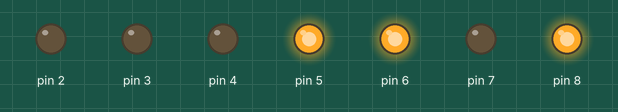
Simulated run of this program. Board: Arduino Uno, built with avr-gcc and run on an emulated ATmega328P. Shown: output pins drawn as LEDs (lit = HIGH).

Above: at 0.1 s.
Timing chart, 0 to 1.6 s (numbered marks = the images above):
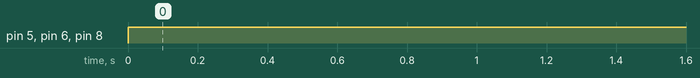

Measured:
- by itself, pin 5, pin 6, pin 8: LOW → HIGH at 0.00 s

The program:

main.cpp
```cpp
#include <Arduino.h>
int A=0,B=1,C=1,D=1;

int a,b,c,d,e,f,g;

//Code, released under GNU GPL. Free to use for anything.
void disp_7447(int a, int b, int c, int d, int e, int f,int g){

digitalWrite(2, a);

digitalWrite(3, b);

digitalWrite(4, c);

digitalWrite(5, d);
digitalWrite(6, e);

digitalWrite(7, f);
digitalWrite(8, g);

} // the setup function runs once when you press reset or power the board

void setup() {

pinMode(2, OUTPUT);

pinMode(3, OUTPUT);

pinMode(4, OUTPUT);

pinMode(5, OUTPUT);

pinMode(6, OUTPUT);

pinMode(7, OUTPUT);

pinMode(8, OUTPUT);

}

// the loop function runs over and over again forever

void loop() {

a=(!A&&!B&&!C&&D) || (!A&&B&&!C&&!D) || (!A&&B&&C&&!D);
b=(!A&&B&&!C&&!D) || (!A&&B&&!C&&D) || (!A&&B&&C&&!D);

c=(!A&&!B&&C&&!D);

d=(!A&&!B&&!C&&D) || (!A&&B&&!C&&!D) || (!A&&B&&C&&D);
e=(!A&&!B&&!C&&D) || (!A&&!B&&C&&D) || (!A&&B&&!C&&!D) || (!A&&B&&!C&&D) || (!A&&B&&C&&D) || (A&&!B&&!C&&D);

f=(!A&&!B&&!C&&D) || (!A&&! B&&C&&!D) || (!A&&!B&&C&&D);

g=(!A&&!B&&!C&&!D) || (!A&&!B&&!C&&D) || (!A&&B&&C&&D);

disp_7447(a,b,c,d,e,f,g);

}
```
